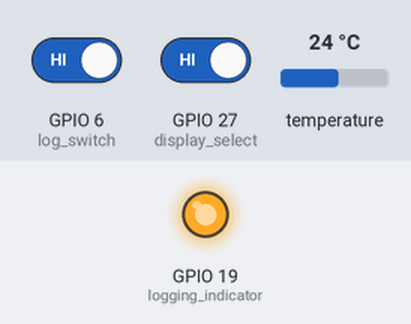
Bench run of a program on a simulated Raspberry Pi (BCM pin numbers). Shown: output pins drawn as LEDs (lit = HIGH). Inputs (shaded band) come from the test bench; at power-on: GPIO 6 (log_switch) HIGH, GPIO 27 (display_select) HIGH, temperature 24 °C. The clock reads 2024-03-15 10:24:30 at power-on unless the program sets it; files the program writes start out absent.

Above: at 1.2 s.
1.3 s: GPIO 6 (log_switch) driven LOW and GPIO 27 (display_select) driven LOW
At 15.8 s:
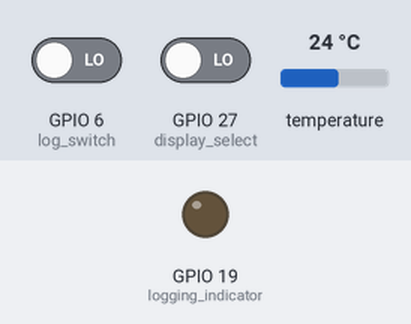
Timing chart, 0 to 17.3 s (numbered marks = the images above; inputs shaded):
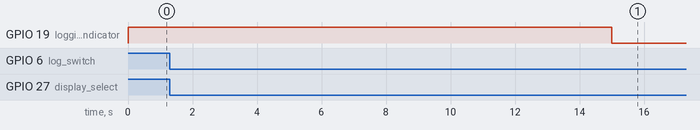

The program:

templogger.py
```python
#! /usr/bin/env python3

import argparse
from datetime import datetime
from enum import Enum, unique
import logging
import sys
import time
from typing import Optional

import adafruit_max31865
import board
from chardisplay import CharDisplay
import digitalio


@unique
class LoggingState(Enum):
    IDLE = "idle"
    LOGGING = "logging"


class TemperatureLogger:
    def __init__(
        self,
        disp_name: str,
        *,
        display_select: digitalio.DigitalInOut,
        chip_select: digitalio.DigitalInOut,
        meas_period: float,
    ):
        self.l_display_select = display_select  # active low
        self.display_name = disp_name
        self.spi = board.SPI()
        self.cs = chip_select
        self.state = LoggingState.IDLE
        self.meas_period = meas_period
        self.log_filename = ""
        self.log_switch = digitalio.DigitalInOut(board.D6)
        self.log_switch.direction = digitalio.Direction.INPUT
        self.log_switch.pull = digitalio.Pull.UP
        self.logging_indicator = digitalio.DigitalInOut(board.D19)
        self.logging_indicator.direction = digitalio.Direction.OUTPUT
        self.logging_indicator.value = False

    def get_display(self) -> Optional[CharDisplay]:
        if not self.l_display_select.value:
            return CharDisplay(self.display_name, 16, 2)
        return None

    def display_temp(self, temp_c: float, temp_f: float, timestamp: datetime) -> None:
        display = self.get_display()
        if display is not None:
            if temp_f > 160:
                bg_color = CharDisplay.RED
            elif temp_f > 145:
                bg_color = CharDisplay.GREEN
            else:
                bg_color = CharDisplay.CYAN
            # Display it on the screen.
            display.set_background(bg_color)
            display.to_origin()
            display.write(f"{timestamp.astimezone().strftime('%H:%M:%S')}", pad=True, newline=True)
            display.move(1, 2)
            display.write("    ")
            display.write(f"{temp_c:5.1f} C  {temp_f:5.1f} F", pad=True)
            display.close()

    def run(self, sample_rate: float = 1.0) -> None:
        max31865 = adafruit_max31865.MAX31865(
            self.spi, self.cs, rtd_nominal=100, ref_resistor=400, wires=3
        )
        while True:
            timestamp = datetime.now()
            time_str = timestamp.astimezone().strftime("%Y-%m-%d %H:%M:%S")
            temp_c = max31865.temperature
            temp_f = temp_c * 9 / 5 + 32
            self.display_temp(temp_c, temp_f, timestamp)
            if self.log_switch.value:
                self.logging_indicator.value = True
                if self.state == LoggingState.IDLE:
                    self.log_filename = (
                        f"data/Temp_log_{timestamp.astimezone().strftime('%Y-%m-%d_%H_%M_%S')}"
                    )
                    self.state = LoggingState.LOGGING
                logging.debug(f"{time_str}\t{temp_c:5.1f}\t{temp_f:5.1f}")
                with open(self.log_filename, "a") as logfile:
                    logfile.write(f"{time_str}\t{temp_c:5.1f}\t{temp_f:5.1f}\n")
            else:
                self.logging_indicator.value = False
                self.state = LoggingState.IDLE
            exec_time = (datetime.now() - timestamp).total_seconds()
            sleep_time = self.meas_period - exec_time
            if sleep_time > 0:
                time.sleep(sleep_time)


def parse_args() -> argparse.Namespace:
    """Parse user command line arguments."""
    parser = argparse.ArgumentParser(
        description="Parse options for temperature logging.",
        formatter_class=argparse.ArgumentDefaultsHelpFormatter,
    )
    parser.add_argument(
        "--period",
        help="Period (in seconds) between temperature measurements.",
        default=15.0,
    )
    return parser.parse_args()


if __name__ == "__main__":
    args = parse_args()
    display_select = digitalio.DigitalInOut(board.D27)
    display_select.direction = digitalio.Direction.INPUT
    display_select.pull = digitalio.Pull.UP
    chip_select = digitalio.DigitalInOut(board.D5)
    chip_select.direction = digitalio.Direction.INPUT
    chip_select.pull = digitalio.Pull.UP
    temperature_logger = TemperatureLogger(
        "/dev/ttyACM0",
        display_select=display_select,
        chip_select=chip_select,
        meas_period=args.period,
    )
    try:
        temperature_logger.run()
    except KeyboardInterrupt:
        sys.exit(0)
```

chardisplay.py
```python
import logging

import serial


class CharDisplay:
    RED = bytearray(b"\xff\x00\x00")
    GREEN = bytearray(b"\x00\xff\x00")
    BLUE = bytearray(b"\x00\x00\xff")
    YELLOW = bytearray(b"\xff\xff\x00")
    MAGENTA = bytearray(b"\xff\x00\xff")
    CYAN = bytearray(b"\x00\xff\xff")
    WHITE = bytearray(b"\xff\xff\xff")
    BLACK = bytearray(b"\x00\x00\x00")

    def __init__(self, tty_name: str, num_cols: int, num_rows: int):
        self.num_cols = num_cols
        self.num_rows = num_rows
        self.ser = serial.Serial(
            tty_name,
            9600,
            bytesize=serial.EIGHTBITS,
            stopbits=serial.STOPBITS_ONE,
            parity=serial.PARITY_NONE,
            xonxoff=False,
            rtscts=False,
        )
        self.ser.flushInput()
        self.ser.flushOutput()

        self.addr = None

    def write(self, buffer: str, *, pad: bool = False, newline: bool = False) -> None:
        if pad:
            padded_buffer = buffer.center(self.num_cols)
            logging.debug(f"Padded Buffer: {padded_buffer}")
            self.ser.write(padded_buffer.encode(encoding="ascii"))
        else:
            self.ser.write(bytes(buffer, "ascii"))
        if newline:
            self.ser.write(b"\x0a")
        self.ser.flushOutput()

    def clear_screen(self) -> None:
        self.ser.write(bytearray(b"\xfe\x58"))
        self.ser.flushOutput()

    def to_origin(self) -> None:
        self.ser.write(bytearray(b"\xfe\x48"))
        self.ser.flushOutput()

    def move(self, column: int, row: int) -> None:
        if column < self.num_cols and row < self.num_rows:
            self.ser.write(bytearray(b"\xfe\x47"))
            self.ser.write(bytearray(column.to_bytes(1, "little")))
            self.ser.write(bytearray(row.to_bytes(1, "little")))
            self.ser.write(bytearray(b"\x0a"))
            self.ser.flushOutput()

    def set_background(self, color: bytearray) -> None:
        self.ser.write(bytearray(b"\xfe\xd0"))
        self.ser.write(color)
        self.ser.flushOutput()

    def close(self) -> None:
        self.ser.flushOutput()
        self.ser.close()
```

Measured:
- after the input at 1.3 s, GPIO 19 (logging_indicator): HIGH → LOW after 13.7 s
